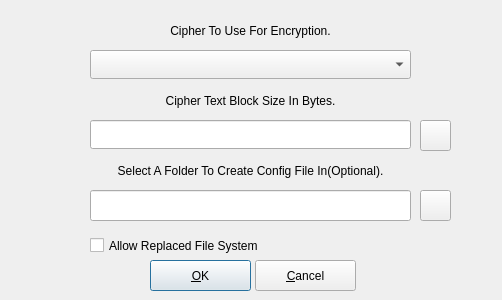
<?xml version="1.0" encoding="UTF-8"?>
<ui version="4.0">
 <class>cryfscreateoptions</class>
 <widget class="QDialog" name="cryfscreateoptions">
  <property name="geometry">
   <rect>
    <x>0</x>
    <y>0</y>
    <width>502</width>
    <height>300</height>
   </rect>
  </property>
  <property name="windowTitle">
   <string>Select Volume Creation Options</string>
  </property>
  <widget class="QComboBox" name="comboBox">
   <property name="geometry">
    <rect>
     <x>90</x>
     <y>50</y>
     <width>321</width>
     <height>29</height>
    </rect>
   </property>
  </widget>
  <widget class="QLabel" name="label">
   <property name="geometry">
    <rect>
     <x>10</x>
     <y>10</y>
     <width>481</width>
     <height>41</height>
    </rect>
   </property>
   <property name="text">
    <string>Cipher To Use For Encryption.</string>
   </property>
   <property name="alignment">
    <set>Qt::AlignCenter</set>
   </property>
   <property name="wordWrap">
    <bool>true</bool>
   </property>
  </widget>
  <widget class="QLabel" name="label_2">
   <property name="geometry">
    <rect>
     <x>10</x>
     <y>80</y>
     <width>481</width>
     <height>41</height>
    </rect>
   </property>
   <property name="text">
    <string>Cipher Text Block Size In Bytes.</string>
   </property>
   <property name="alignment">
    <set>Qt::AlignCenter</set>
   </property>
   <property name="wordWrap">
    <bool>true</bool>
   </property>
  </widget>
  <widget class="QLineEdit" name="lineEdit">
   <property name="geometry">
    <rect>
     <x>90</x>
     <y>120</y>
     <width>321</width>
     <height>29</height>
    </rect>
   </property>
  </widget>
  <widget class="QPushButton" name="pbOK">
   <property name="geometry">
    <rect>
     <x>150</x>
     <y>260</y>
     <width>101</width>
     <height>31</height>
    </rect>
   </property>
   <property name="text">
    <string>&amp;OK</string>
   </property>
  </widget>
  <widget class="QPushButton" name="pbCancel">
   <property name="geometry">
    <rect>
     <x>255</x>
     <y>260</y>
     <width>101</width>
     <height>31</height>
    </rect>
   </property>
   <property name="text">
    <string>&amp;Cancel</string>
   </property>
  </widget>
  <widget class="QLabel" name="label_3">
   <property name="geometry">
    <rect>
     <x>10</x>
     <y>150</y>
     <width>481</width>
     <height>41</height>
    </rect>
   </property>
   <property name="text">
    <string>Select A Folder To Create Config File In(Optional).</string>
   </property>
   <property name="alignment">
    <set>Qt::AlignCenter</set>
   </property>
   <property name="wordWrap">
    <bool>true</bool>
   </property>
  </widget>
  <widget class="QLineEdit" name="lineEdit_2">
   <property name="geometry">
    <rect>
     <x>90</x>
     <y>190</y>
     <width>321</width>
     <height>31</height>
    </rect>
   </property>
   <property name="text">
    <string/>
   </property>
   <property name="readOnly">
    <bool>true</bool>
   </property>
  </widget>
  <widget class="QPushButton" name="pbConfigPath">
   <property name="geometry">
    <rect>
     <x>420</x>
     <y>190</y>
     <width>31</width>
     <height>31</height>
    </rect>
   </property>
   <property name="text">
    <string/>
   </property>
  </widget>
  <widget class="QPushButton" name="pbOptions">
   <property name="geometry">
    <rect>
     <x>420</x>
     <y>120</y>
     <width>31</width>
     <height>31</height>
    </rect>
   </property>
   <property name="text">
    <string/>
   </property>
  </widget>
  <widget class="QCheckBox" name="cbAllowReplacedFileSystem">
   <property name="geometry">
    <rect>
     <x>90</x>
     <y>230</y>
     <width>321</width>
     <height>31</height>
    </rect>
   </property>
   <property name="text">
    <string>Allow Replaced File System</string>
   </property>
  </widget>
 </widget>
 <tabstops>
  <tabstop>comboBox</tabstop>
  <tabstop>lineEdit</tabstop>
  <tabstop>lineEdit_2</tabstop>
  <tabstop>pbConfigPath</tabstop>
  <tabstop>pbOK</tabstop>
  <tabstop>pbCancel</tabstop>
 </tabstops>
 <resources/>
 <connections/>
</ui>
